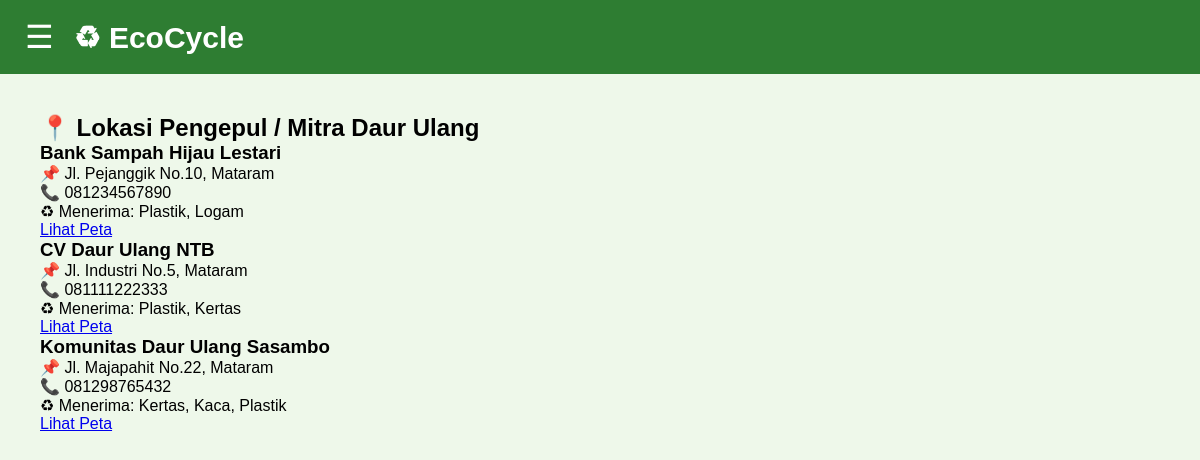
Screenshot of /lokasi_pengepul.php (signed in) with the database file from the repository.
### tables this page shows
CREATE TABLE `mitra_daur_ulang` (
  `id_mitra` int(11) NOT NULL,
  `id_user` int(11) DEFAULT NULL,
  `nama_mitra` varchar(100) NOT NULL,
  `alamat` text DEFAULT NULL,
  `no_telpon` varchar(20) DEFAULT NULL,
  `jenis_sampah` varchar(100) DEFAULT NULL,
  `latitude` decimal(10,8) DEFAULT NULL,
  `longitude` decimal(11,8) DEFAULT NULL,
  `status_aktif` tinyint(1) DEFAULT 1
);

### lokasi_pengepul.php (the view, shortened to what this page needs)
<?php
include 'koneksi.php';
$result = mysqli_query($conn, "SELECT * FROM mitra_daur_ulang WHERE status_aktif = 1 ORDER BY nama_mitra ASC");
?>
<!DOCTYPE html>
<html lang="id">
<head>
  <link rel="stylesheet" href="style2.css">
</head>
<body class="dashboard-body">
  <nav class="navbar">
    <div class="left-navbar">
      <div class="menu-toggle" id="menuToggle">☰</div>
      <div class="logo">♻ EcoCycle</div>
    </div>
  </nav>
  <section class="dashboard-container">
    <div class="content-card">
      <h2>📍 Lokasi Pengepul / Mitra Daur Ulang</h2>
      <?php if (mysqli_num_rows($result) === 0) { ?>
        <div class="alert alert-empty">Belum ada data mitra daur ulang.</div>
      <?php } else {
        while ($row = mysqli_fetch_assoc($result)) {
          $mapsUrl = "https://www.google.com/maps?q=" . $row['latitude'] . "," . $row['longitude'];
      ?>
        <div class="mitra-item">
          <div>
            <h3><?php echo htmlspecialchars($row['nama_mitra']); ?></h3>
            <p>📌 <?php echo htmlspecialchars($row['alamat']); ?></p>
            <p>📞 <?php echo htmlspecialchars($row['no_telpon']); ?></p>
            <p>♻ Menerima: <?php echo htmlspecialchars($row['jenis_sampah']); ?></p>
          </div>
          <a href="<?php echo $mapsUrl; ?>" target="_blank" class="btn-primary">Lihat Peta</a>
        </div>
      <?php } } ?>
    </div>
  </section>
</body>
</html>

### style2.css (style rules this page uses)
* { margin: 0; padding: 0; box-sizing: border-box; font-family: Arial, sans-serif; }
body { min-height: 100vh; background: linear-gradient(135deg, #d8efb3, #b9d88f); display: flex; justify-content: center; align-items: center; padding: 20px; }
.dashboard-body { background: #eef8ea; display: block; padding: 0; }
.navbar { background: #2e7d32; padding: 18px 25px; color: white; }
.left-navbar { display: flex; align-items: center; gap: 20px; }
.logo { font-size: 30px; font-weight: bold; }
.menu-toggle { font-size: 32px; cursor: pointer; }
.dashboard-container { padding: 40px; display: grid; gap: 25px; }

### rows the page displays
mitra_daur_ulang: nama_mitra "Bank Sampah Hijau Lestari", alamat "Jl. Pejanggik No.10, Mataram", no_telpon "081234567890", jenis_sampah "Plastik, Logam"
mitra_daur_ulang: nama_mitra "CV Daur Ulang NTB", alamat "Jl. Industri No.5, Mataram", no_telpon "081111222333", jenis_sampah "Plastik, Kertas"
mitra_daur_ulang: nama_mitra "Komunitas Daur Ulang Sasambo", alamat "Jl. Majapahit No.22, Mataram", no_telpon "081298765432", jenis_sampah "Kertas, Kaca, Plastik"
